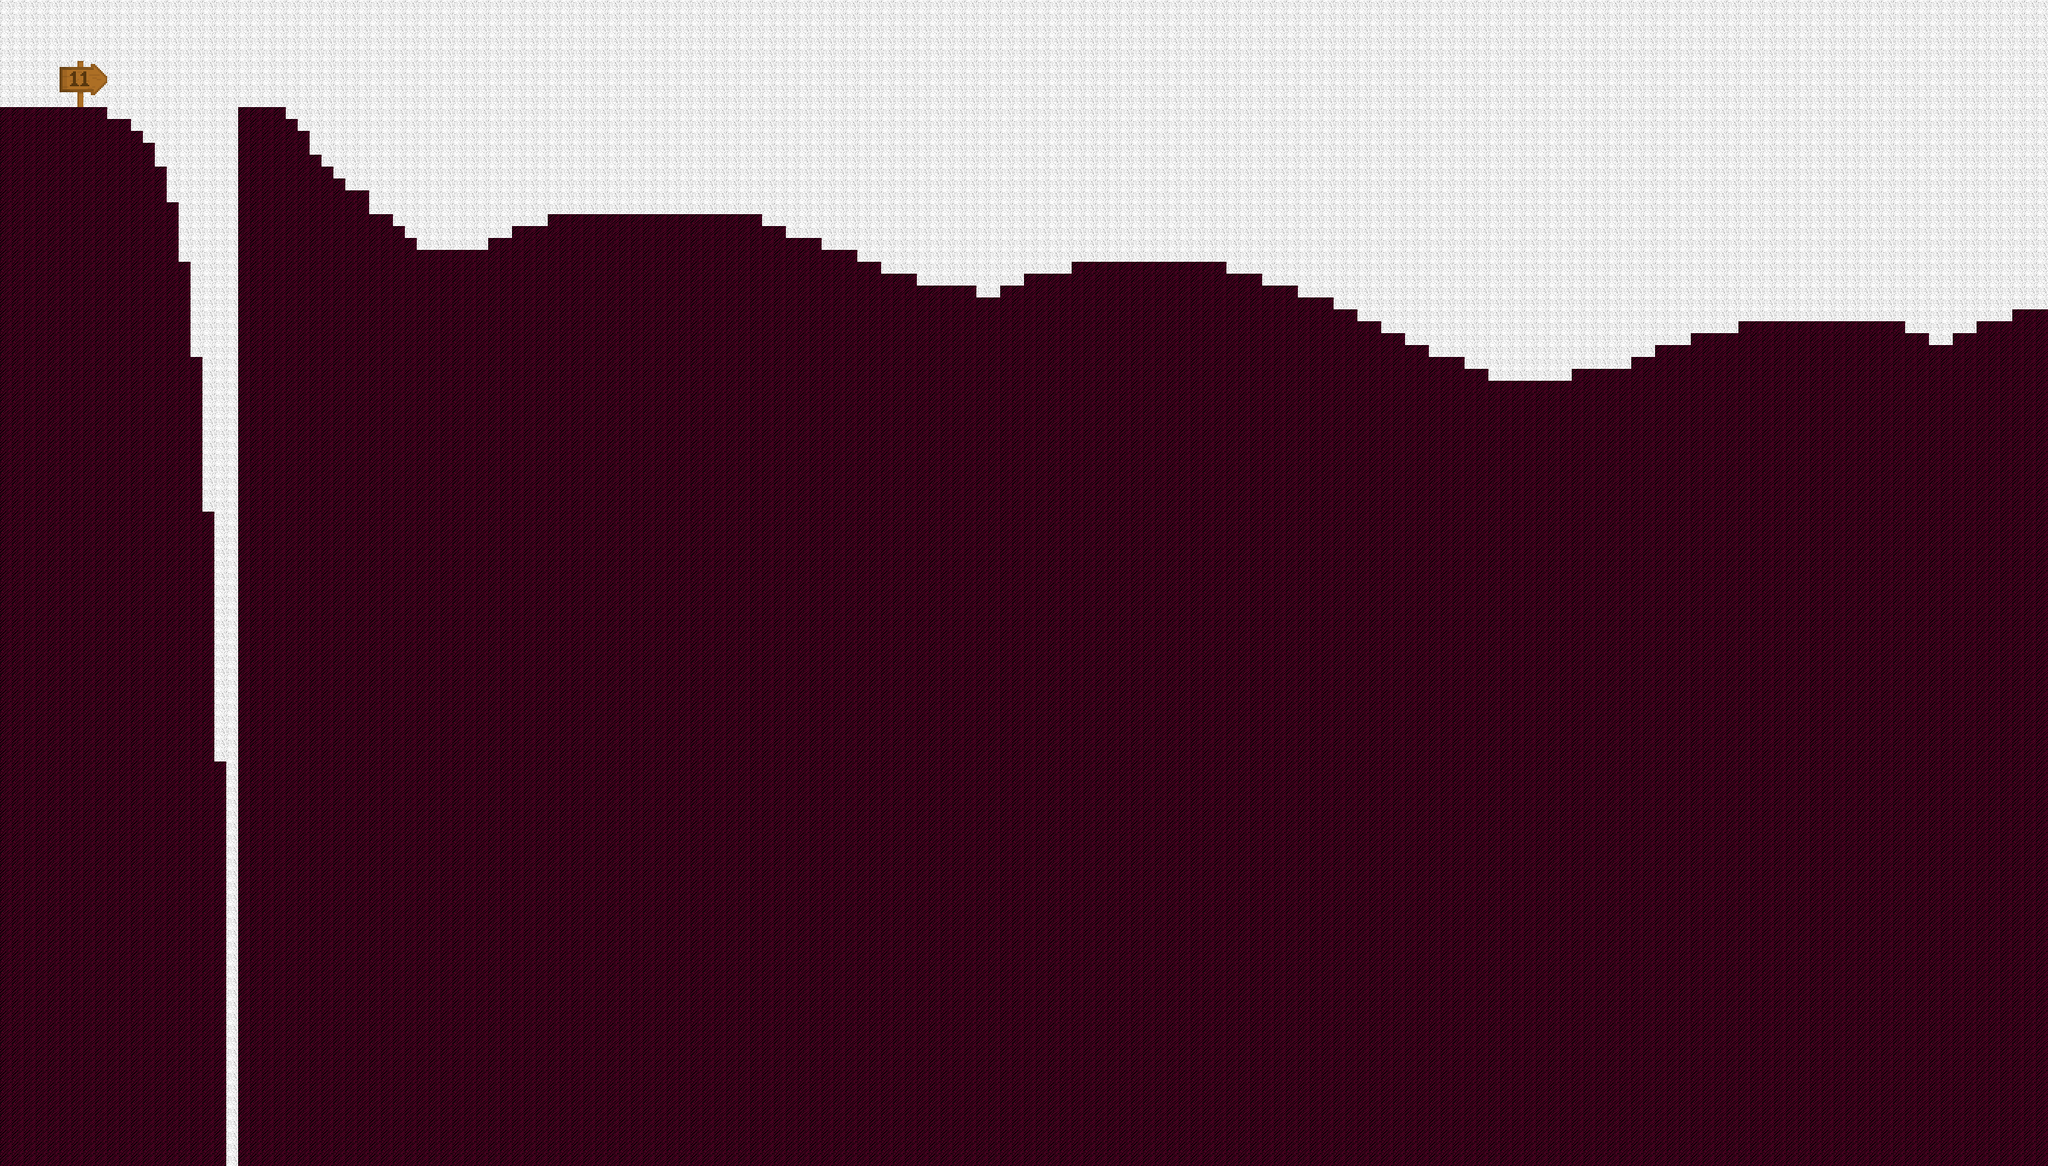

Below is a game level as drawn by its tile map, then a one-line description and the .tmx that defines it (tile-layer data replaced by summaries):
An orthogonal 172x98 tile map with 16x16 px tiles, 4 tile layers (Background, Background_2, BackgroundPlatforms, Platforms).

<map version="1.10" tiledversion="1.10.2" orientation="orthogonal" renderorder="right-down" width="172" height="98" tilewidth="16" tileheight="16" infinite="0" nextlayerid="5" nextobjectid="1">
 <tileset firstgid="1" source="../tileset/original_sprites.tsx" />
 <layer id="1" name="Background" width="172" height="98">
  <data>[16856 cells, 16856 non-empty, 1 distinct tile ids]</data>
 </layer>
 <layer id="3" name="Background_2" width="172" height="98">
  <data>[16856 cells, 1 non-empty, 1 distinct tile ids]</data>
 </layer>
 <layer id="4" name="BackgroundPlatforms" width="172" height="98">
  <data>[16856 cells, 12515 non-empty, 1 distinct tile ids]</data>
 </layer>
 <layer id="2" name="Platforms" width="172" height="98">
  <data>[16856 cells, 394 non-empty, 1 distinct tile ids]</data>
 </layer>
</map>
